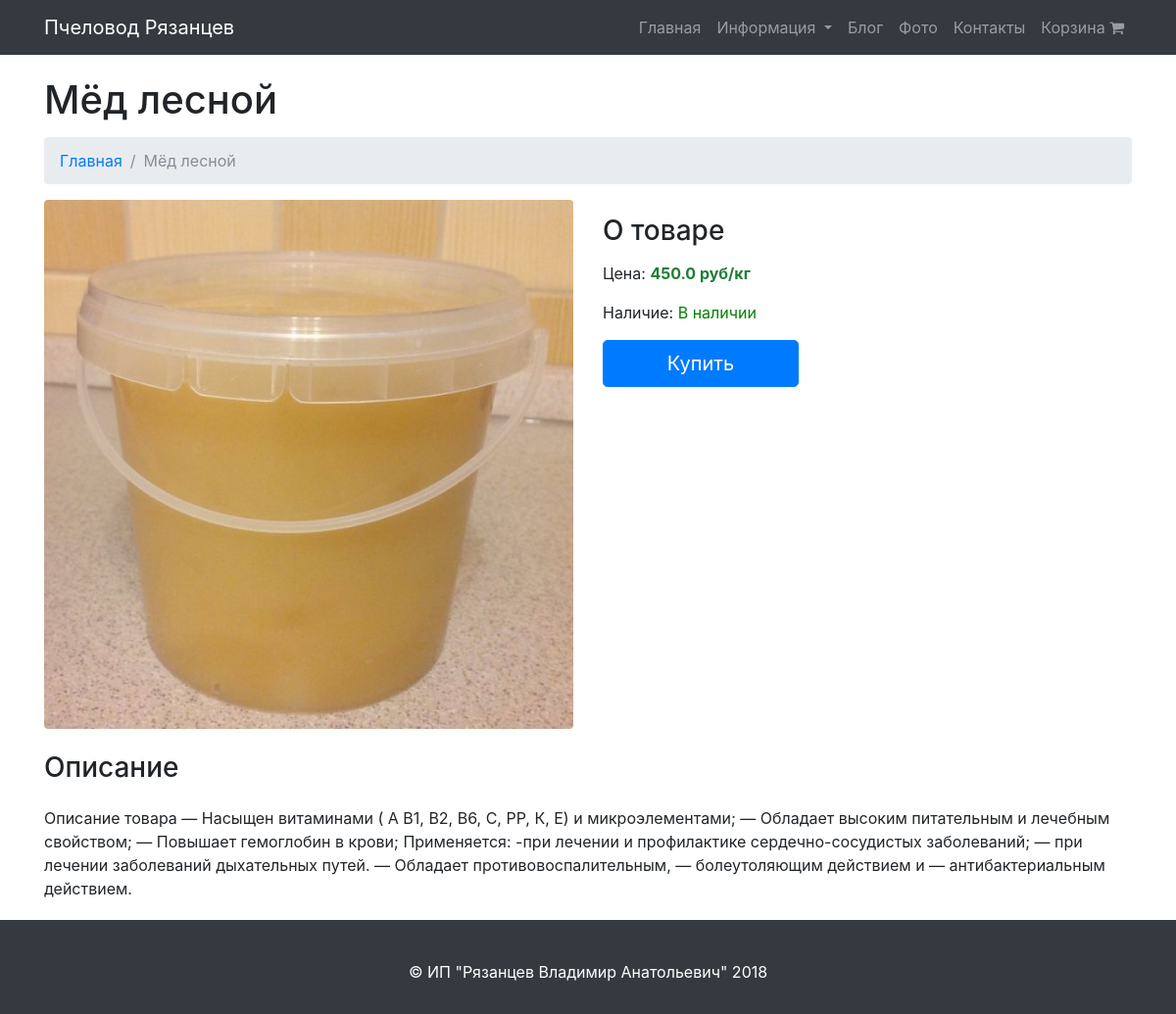
/product/2/, run on an earlier commit of the app's database.
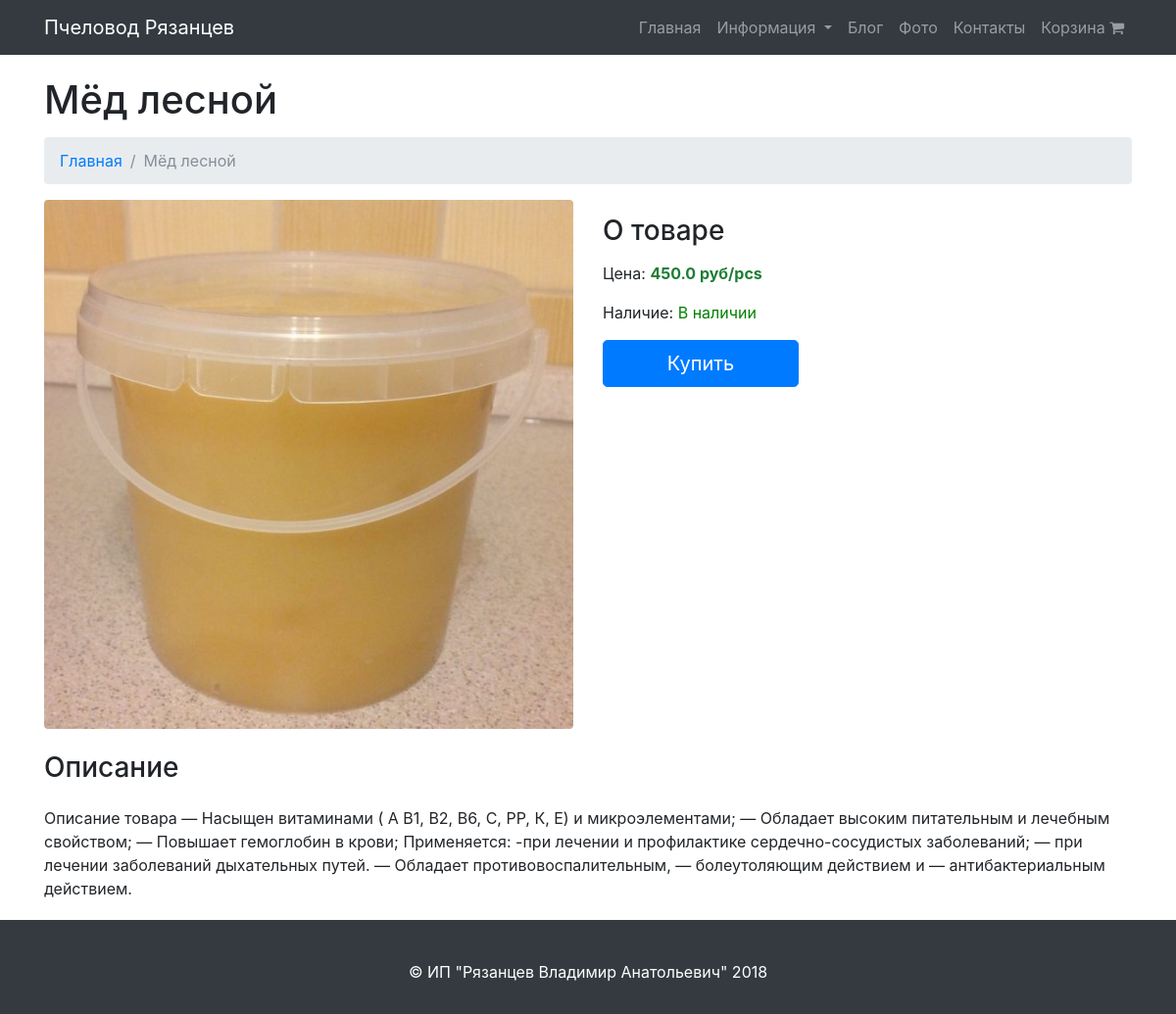
And on a later commit of the database.
### store/models.py (models this page shows, shortened)
class Product(models.Model):
    kg = u'кг'
    pcs = u'шт'
    measure_classifier = (
        (kg, 'кг'),
        (pcs, 'шт'),
    )
    photo = models.ImageField(upload_to="images")
    name = models.CharField(max_length=500)
    short_description = models.TextField()
    description = models.TextField()
    price = models.FloatField()
    measure = models.CharField(max_length=10, choices=measure_classifier, default=kg)
    in_stock = models.BooleanField(default=True)

### store/views.py (the view)
# urls.py: url(r'^product/(?P<id>\d+)/$', views.product, name='product'),
def product(request, id):
    product = Product.objects.get(id=id)
    cart_item_list = get_cart_item_list(request)
    return render(
        request,
        "store/product.html",
        {
            "product": product,
            "cart_size": len(cart_item_list)
        }
    )

### store/views.py (called while the page is built)
def get_cart_item_list(request):
    if not request.session.session_key:
        request.session.save()
    cart = Cart.objects.get_or_create(session_key=request.session.session_key)[0]
    return CartItem.objects.filter(cart=cart)

### templates/store/product.html (shortened to what this page needs)
{% extends "base.html" %}
{% block content %}
    <div class="container">
        <h1 class="mt-4 mb-3">{{ product.name }}
        </h1>
        <ol class="breadcrumb">
            <li class="breadcrumb-item">
                <a href="{% url "index" %}">Главная</a>
            </li>
            <li class="breadcrumb-item active">{{ product.name }}</li>
        </ol>
        <div class="row">
            <div class="col-md-6">
                <img class="rounded" width="100%" src="{{ product.photo.url }}">
            </div>
            <div class="col-md-6">
                <h3 class="my-3">О товаре</h3>
                <p>Цена: <b style="color: #1e7e34">{{ product.price }} руб/{{ product.measure }}</b></p>
                <p>Наличие: {% if product.in_stock %}
                    <span style="color: green; ">В наличии</span>
                {% else %}
                    <span style="color: red; ">Нет в наличии</span>
                {% endif %}
                </p>
                <a href="" class="btn btn-primary btn-lg" style="width: 200px" data-toggle="modal"
                       data-target="#buyProductModal">Купить</a>
            </div>
        </div>
        <h3 class="my-4">Описание</h3>
        <div class="row">
            <div class="col-md-12">
                <p>{{ product.description|safe }}</p>
            </div>
        </div>
    </div>
{% endblock %}

What changed in the data, as far as the page shows it:
changed Product "Мёд лесной": measure "кг" → "pcs"
